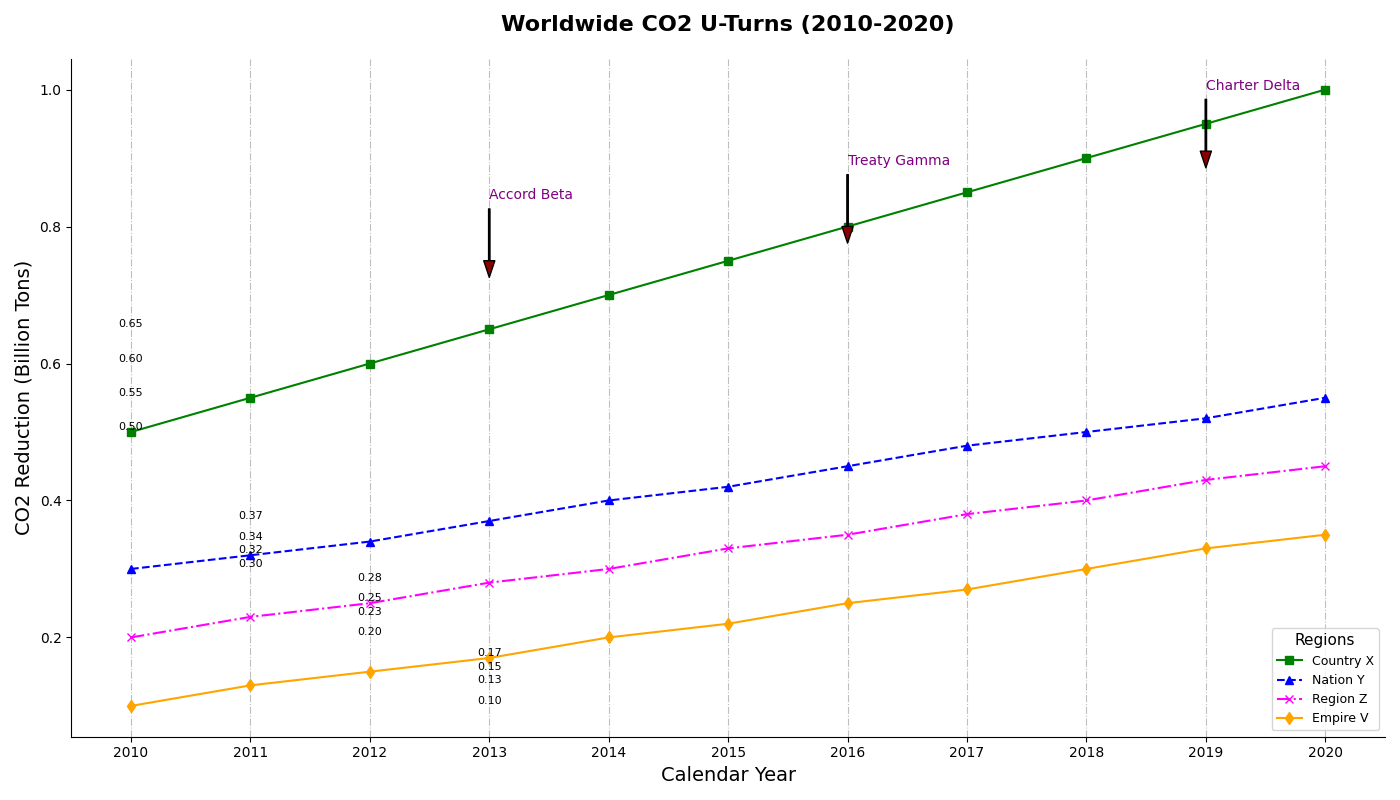

Write Python code to recreate this figure.
import matplotlib.pyplot as plt
import numpy as np

countries = ['Country X', 'Nation Y', 'Region Z', 'Empire V']
years = np.array([2010, 2011, 2012, 2013, 2014, 2015, 2016, 2017, 2018, 2019, 2020])

co2_reductions = np.array([
    [0.5, 0.55, 0.6, 0.65, 0.7, 0.75, 0.8, 0.85, 0.9, 0.95, 1.0],
    [0.3, 0.32, 0.34, 0.37, 0.4, 0.42, 0.45, 0.48, 0.5, 0.52, 0.55],
    [0.2, 0.23, 0.25, 0.28, 0.3, 0.33, 0.35, 0.38, 0.4, 0.43, 0.45],
    [0.1, 0.13, 0.15, 0.17, 0.2, 0.22, 0.25, 0.27, 0.3, 0.33, 0.35]
])

plt.figure(figsize=(14, 8))

marker_styles = ['s', '^', 'x', 'd']
line_styles = ['-', '--', '-.', '-']
colors = ['green', 'blue', 'magenta', 'orange'] # Manually assigned colors

for i, country in enumerate(countries):
    plt.plot(years, co2_reductions[i], marker=marker_styles[i], linestyle=line_styles[i], color=colors[i], label=country)

milestones = {
    2013: ("Accord Beta", 0.72),
    2016: ("Treaty Gamma", 0.77),
    2019: ("Charter Delta", 0.88)
}

for year, (text, level) in milestones.items():
    plt.annotate(text,
                 xy=(year, level),
                 xytext=(year, level + 0.12),
                 arrowprops=dict(facecolor='darkred', shrink=0.05, width=1, headwidth=8),
                 fontsize=10, color='purple')

for (x, country_data) in zip(years, co2_reductions):
    for (country, y) in zip(countries, country_data):
        plt.text(x, y, f'{y:.2f}', ha='center', va='bottom', fontsize=8)

plt.title('Worldwide CO2 U-Turns (2010-2020)', fontsize=16, fontweight='bold', pad=20)
plt.xlabel('Calendar Year', fontsize=14)
plt.ylabel('CO2 Reduction (Billion Tons)', fontsize=14)
plt.xticks(years)

plt.grid(axis='x', linestyle='-.', color='gray', alpha=0.5)
plt.gca().spines['top'].set_visible(False)
plt.gca().spines['right'].set_visible(False)

plt.legend(title='Regions', loc='lower right', fontsize=9, title_fontsize='11')

plt.tight_layout()
plt.show()
